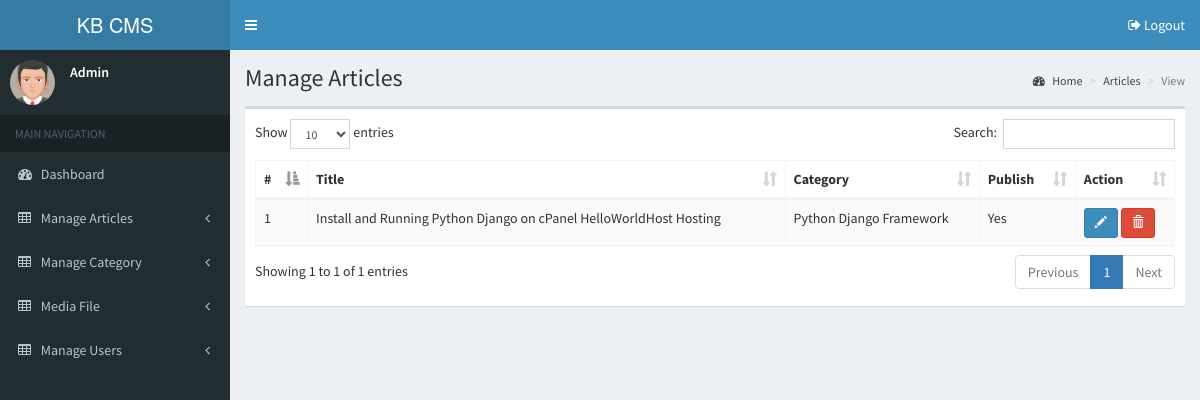
/sysadmin/articles/all (signed in), run on the app's committed database.
### tables this page shows
CREATE TABLE `kb_article` (
  `id` int(11) NOT NULL AUTO_INCREMENT,
  `title` text NOT NULL,
  `permalink` text NOT NULL,
  `category` int(11) NOT NULL,
  `content` longtext NOT NULL,
  `featuredimage` varchar(50) NOT NULL,
  `views` int(11) NOT NULL,
  `dateadd` datetime NOT NULL,
  `datemodified` datetime NOT NULL,
  `published` tinyint(4) NOT NULL,
  PRIMARY KEY (`id`)
);

CREATE TABLE `kb_category` (
  `id` int(11) NOT NULL AUTO_INCREMENT,
  `title` varchar(225) NOT NULL,
  `description` text NOT NULL,
  `permalink` varchar(225) NOT NULL,
  `dateadd` datetime NOT NULL,
  `datemodified` datetime DEFAULT NULL,
  `published` tinyint(4) NOT NULL,
  PRIMARY KEY (`id`)
);

### cores/Request.php (called while the page is built, shortened)
<?php
class Request
{
    public static function base_url()
    {
        $protocol = (!empty($_SERVER['HTTPS']) && $_SERVER['HTTPS'] !== 'off' || $_SERVER['SERVER_PORT'] == 443) ? "https://" : "http://";
        $path = $_SERVER['PHP_SELF'];
        $path_parts = pathinfo($path);
        $directory = $path_parts['dirname'];
        $directory = ($directory == "/") ? "" : $directory;
        $host = $_SERVER['HTTP_HOST'];
        return $protocol . $host . $directory;
    }
    public static function getBasePath()
    {
        $basePath = dirname($_SERVER['SCRIPT_NAME']);
        return $basePath;
    }
    public static function getURI(){
        $ru= $_SERVER["REQUEST_URI"];
        $uri=str_replace(self::getBasePath(), "", $ru);
        $res=explode("/",preg_replace('{^/|\?.*}', '', $uri));
        return $res;
    }
}

### cores/DBDriver.php (called while the page is built, shortened)
<?php
class DBDriver{
    private static $conn;
    private static function connect()
    {
        if(!isset(self::$conn)){
            $conf = Configuration::get('db');
            $dsn = "mysql:host=".$conf['host'].";port=".$conf['port'].";dbname=".$conf['dbname'];
            try{
                self::$conn = new PDO($dsn, $conf['username'], $conf['password']);
                self::$conn->setAttribute(PDO::ATTR_ERRMODE, PDO::ERRMODE_EXCEPTION);
                self::$conn->setAttribute(PDO::ATTR_EMULATE_PREPARES, FALSE);
            }catch(PDOException $e){
                self::disconnect();
                echo $e->getMessage();
            }
        }
        return self::$conn;
    }
    public static function all($sql, $params = null, $fetch_style = PDO::FETCH_OBJ)
    {
        $result = null;
        try{
            $conn = self::connect();
            $stmt = $conn->prepare($sql);
            $stmt->execute($params);
            $result = $stmt->fetchAll($fetch_style);
        }catch(PDOException $e){
            self::disconnect();
            echo $e->getMessage();
        }
        return $result;
    }
}

### sysadmin/themes/articles.php (the view, shortened to what this page needs)
<?php
echo "<div class='content-wrapper'>";
switch ($uri[1]) {
    case "all":
        $post=  DBDriver::all("SELECT `kba`.`id`, `kba`.`title`, `kba`.`permalink`, `kbc`.`title` as `category`, `kba`.`published` FROM `kb_article` `kba`, `kb_category` `kbc` WHERE `kba`.`category` = `kbc`.`id`");
        ?>
            <section class="content-header">
              <h1>
                Manage Articles
              </h1>
              <ol class="breadcrumb">
                <li><a href="<?php echo Request::base_url();?>"><i class="fa fa-dashboard"></i> Home</a></li>
                <li><a href="<?php echo Request::base_url()."/".$uri[0]."/all";?>">Articles</a></li>
                <li class="active">View</li>
              </ol>
            </section>
            <section class="content">
              <div class="row">
                <div class="col-xs-12">
                  <div class="box">
                    <div class="box-body">
                      <table id="data" class="table table-bordered table-striped">
                        <thead>
                          <tr>
                            <th>#</th>
                            <th>Title</th>
                            <th>Category</th>
                            <th>Publish</th>
                            <th>Action</th>
                          </tr>
                        </thead>
                        <tbody>
                            <?php $row = 1;
                            foreach($post as $p): ?>
                          <tr>
                            <td><?php echo $row;?></td>
                            <td><?php echo $p->title;?></td>
                            <td><?php echo $p->category;?></td>
                            <td><?php echo $p->published ? 'Yes' : 'No'; ?></td>
                            <td>
                                <a class="btn btn-primary btn-sm" title="Edit" href="<?php echo Request::base_url().'/'.$uri[0]."/update/".$p->id;?>"><span class="glyphicon glyphicon-pencil"></a>
                                <a class="btn btn-danger btn-sm" title="Delete" href="<?php echo Request::base_url().'/'.$uri[0]."/delete/".$p->id;?>"><span class="glyphicon glyphicon-trash"></a>
                            </td>
                          </tr>
                          <?php $row++; endforeach; ?>
                        </tbody>
                      </table>
                    </div>
                  </div>
                </div>
              </div>
            </section>
        <?php
        break;
        ?>
        <?php
}
echo "</div>";

### data on the page
kb_article: title "Install and Running Python Django on cPanel HelloWorldHost Hosting", kb_category.title "Python Django Framework", published "Yes"
